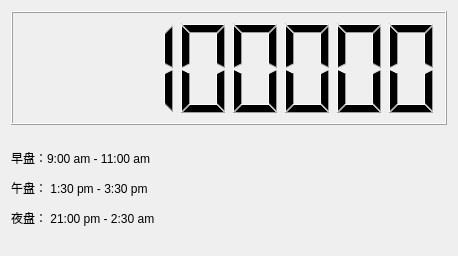
<?xml version="1.0" encoding="UTF-8"?>
<ui version="4.0">
 <class>qtTradingClock</class>
 <widget class="QWidget" name="qtTradingClock">
  <property name="geometry">
   <rect>
    <x>0</x>
    <y>0</y>
    <width>458</width>
    <height>256</height>
   </rect>
  </property>
  <property name="contextMenuPolicy">
   <enum>Qt::NoContextMenu</enum>
  </property>
  <property name="windowTitle">
   <string>Trading Clock</string>
  </property>
  <layout class="QVBoxLayout" name="verticalLayout">
   <property name="sizeConstraint">
    <enum>QLayout::SetMinimumSize</enum>
   </property>
   <item>
    <widget class="QLCDNumber" name="lcdnumber">
     <property name="minimumSize">
      <size>
       <width>0</width>
       <height>100</height>
      </size>
     </property>
     <property name="digitCount">
      <number>8</number>
     </property>
     <property name="value" stdset="0">
      <double>88888888.000000000000000</double>
     </property>
     <property name="intValue" stdset="0">
      <number>88888888</number>
     </property>
    </widget>
   </item>
   <item>
    <widget class="QLabel" name="label_2">
     <property name="text">
      <string>&lt;html&gt;&lt;head/&gt;&lt;body&gt;&lt;p&gt;早盘：9:00 am - 11:00 am&lt;/p&gt;&lt;p&gt;午盘： 1:30 pm - 3:30 pm&lt;/p&gt;&lt;p&gt;夜盘： 21:00 pm - 2:30 am&lt;/p&gt;&lt;/body&gt;&lt;/html&gt;</string>
     </property>
     <property name="textFormat">
      <enum>Qt::RichText</enum>
     </property>
    </widget>
   </item>
  </layout>
 </widget>
 <layoutdefault spacing="6" margin="11"/>
 <resources/>
 <connections/>
</ui>
